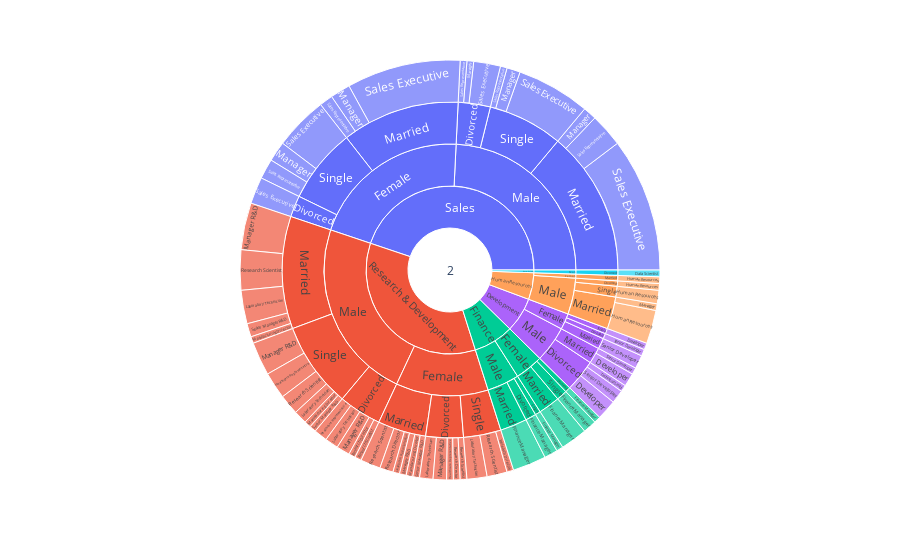

This figure's notebook cell:
### Code cell
# Based on Marital status

fig = px.sunburst(df, path=['PerformanceRating','EmpDepartment','Gender','MaritalStatus','EmpJobRole'] ) 
fig.show()

### Figure 1 — Plotly figure (JSON) as saved in the notebook; plotly's stock layout.template omitted (floating-point values rounded to 4 significant figures)
{"data": [{"branchvalues": "total", "domain": {"x": [0, 1], "y": [0, 1]}, "hovertemplate": "labels=%{label}<br>count=%{value}<br>parent=%{parent}<br>id=%{id}<extra></extra>", "ids": ["2/Data Science/Male/Divorced/Data Scientist", "2/Development/Male/Divorced/Developer", "2/Development/Male/Married/Developer", "2/Development/Female/Single/Developer", "2/Finance/Female/Divorced/Finance Manager", "2/Finance/Male/Divorced/Finance Manager", "2/Finance/Female/Married/Finance Manager", "2/Finance/Male/Married/Finance Manager", "2/Finance/Female/Single/Finance Manager", "2/Finance/Male/Single/Finance Manager", "2/Research & Development/Female/Divorced/Healthcare Representative", "2/Research & Development/Male/Divorced/Healthcare Representative", "2/Research & Development/Female/Married/Healthcare Representative", "2/Research & Development/Male/Single/Healthcare Representative", "2/Human Resources/Male/Divorced/Human Resources", "2/Human Resources/Female/Married/Human Resources", "2/Human Resources/Male/Married/Human Resources", "2/Human Resources/Male/Single/Human Resources", "2/Research & Development/Female/Divorced/Laboratory Technician", "2/Research & Development/Male/Divorced/Laboratory Technician", "2/Research & Development/Male/Married/Laboratory Technician", "2/Research & Development/Female/Single/Laboratory Technician", "2/Research & Development/Male/Single/Laboratory Technician", "2/Sales/Male/Divorced/Manager", "2/Sales/Female/Married/Manager", "2/Human Resources/Male/Married/Manager", "2/Sales/Male/Married/Manager", "2/Sales/Female/Single/Manager", "2/Sales/Male/Single/Manager", "2/Research & Development/Female/Divorced/Manager R&D", "2/Research & Development/Male/Divorced/Manager R&D", "2/Research & Development/Female/Married/Manager R&D", "2/Research & Development/Male/Married/Manager R&D", "2/Research & Development/Male/Single/Manager R&D", "2/Research & Development/Female/Married/Manufacturing Director", "2/Research & Development/Male/Married/Manufacturing Director", "2/Research & Development/Male/Single/Manufacturing Director", "2/Research & Development/Female/Divorced/Research Director", "2/Research & Development/Male/Divorced/Research Director", "2/Research & Development/Female/Married/Research Director", "2/Research & Development/Female/Single/Research Director", "2/Research & Development/Female/Divorced/Research Scientist", "2/Research & Development/Male/Divorced/Research Scientist", "2/Research & Development/Female/Married/Research Scientist", "2/Research & Development/Male/Married/Research Scientist", "2/Research & Development/Female/Single/Research Scientist", "2/Research & Development/Male/Single/Research Scientist", "2/Sales/Female/Divorced/Sales Executive", "2/Sales/Male/Divorced/Sales Executive", "2/Sales/Female/Married/Sales Executive", "2/Sales/Male/Married/Sales Executive", "2/Sales/Female/Single/Sales Executive", "2/Sales/Male/Single/Sales Executive", "2/Sales/Male/Divorced/Sales Representative", "2/Sales/Female/Married/Sales Representative", "2/Sales/Male/Married/Sales Representative", "2/Sales/Female/Single/Sales Representative", "2/Sales/Male/Single/Sales Representative", "2/Development/Female/Divorced/Senior Developer", "2/Development/Male/Divorced/Senior Developer", "2/Development/Female/Married/Senior Developer", "2/Development/Male/Married/Senior Developer", "2/Research & Development/Female/Married/Senior Manager R&D", "2/Research & Development/Male/Married/Senior Manager R&D", "2/Research & Development/Male/Single/Senior Manager R&D", "2/Development/Male/Divorced/Technical Lead", "2/Development/Female/Divorced", "2/Finance/Female/Divorced", "2/Research & Development/Female/Divorced", "2/Sales/Female/Divorced", "2/Data Science/Male/Divorced", "2/Development/Male/Divorced", "2/Finance/Male/Divorced", "2/Human Resources/Male/Divorced", "2/Research & Development/Male/Divorced", "2/Sales/Male/Divorced", "2/Development/Female/Married", "2/Finance/Female/Married", "2/Human Resources/Female/Married", "2/Research & Development/Female/Married", "2/Sales/Female/Married", "2/Development/Male/Married", "2/Finance/Male/Married", "2/Human Resources/Male/Married", "2/Research & Development/Male/Married", "2/Sales/Male/Married", "2/Development/Female/Single", "2/Finance/Female/Single", "2/Research & Development/Female/Single", "2/Sales/Female/Single", "2/Finance/Male/Single", "2/Human Resources/Male/Single", "2/Research & Development/Male/Single", "2/Sales/Male/Single", "2/Development/Female", "2/Finance/Female", "2/Human Resources/Female", "2/Research & Development/Female", "2/Sales/Female", "2/Data Science/Male", "2/Development/Male", "2/Finance/Male", "2/Human Resources/Male", "2/Research & Development/Male", "2/Sales/Male", "2/Data Science", "2/Development", "2/Finance", "2/Human Resources", "2/Research & Development", "2/Sales", "2"], "labels": ["Data Scientist", "Developer", "Developer", "Developer", "Finance Manager", "Finance Manager", "Finance Manager", "Finance Manager", "Finance Manager", "Finance Manager", "Healthcare Representative", "Healthcare Representative", "Healthcare Representative", "Healthcare Representative", "Human Resources", "Human Resources", "Human Resources", "Human Resources", "Laboratory Technician", "Laboratory Technician", "Laboratory Technician", "Laboratory Technician", "Laboratory Technician", "Manager", "Manager", "Manager", "Manager", "Manager", "Manager", "Manager R&D", "Manager R&D", "Manager R&D", "Manager R&D", "Manager R&D", "Manufacturing Director", "Manufacturing Director", "Manufacturing Director", "Research Director", "Research Director", "Research Director", "Research Director", "Research Scientist", "Research Scientist", "Research Scientist", "Research Scientist", "Research Scientist", "Research Scientist", "Sales Executive", "Sales Executive", "Sales Executive", "Sales Executive", "Sales Executive", "Sales Executive", "Sales Representative", "Sales Representative", "Sales Representative", "Sales Representative", "Sales Representative", "Senior Developer", "Senior Developer", "Senior Developer", "Senior Developer", "Senior Manager R&D", "Senior Manager R&D", "Senior Manager R&D", "Technical Lead", "Divorced", "Divorced", "Divorced", "Divorced", "Divorced", "Divorced", "Divorced", "Divorced", "Divorced", "Divorced", "Married", "Married", "Married", "Married", "Married", "Married", "Married", "Married", "Married", "Married", "Single", "Single", "Single", "Single", "Single", "Single", "Single", "Single", "Female", "Female", "Female", "Female", "Female", "Male", "Male", "Male", "Male", "Male", "Male", "Data Science", "Development", "Finance", "Human Resources", "Research & Development", "Sales", "2"], "name": "", "parents": ["2/Data Science/Male/Divorced", "2/Development/Male/Divorced", "2/Development/Male/Married", "2/Development/Female/Single", "2/Finance/Female/Divorced", "2/Finance/Male/Divorced", "2/Finance/Female/Married", "2/Finance/Male/Married", "2/Finance/Female/Single", "2/Finance/Male/Single", "2/Research & Development/Female/Divorced", "2/Research & Development/Male/Divorced", "2/Research & Development/Female/Married", "2/Research & Development/Male/Single", "2/Human Resources/Male/Divorced", "2/Human Resources/Female/Married", "2/Human Resources/Male/Married", "2/Human Resources/Male/Single", "2/Research & Development/Female/Divorced", "2/Research & Development/Male/Divorced", "2/Research & Development/Male/Married", "2/Research & Development/Female/Single", "2/Research & Development/Male/Single", "2/Sales/Male/Divorced", "2/Sales/Female/Married", "2/Human Resources/Male/Married", "2/Sales/Male/Married", "2/Sales/Female/Single", "2/Sales/Male/Single", "2/Research & Development/Female/Divorced", "2/Research & Development/Male/Divorced", "2/Research & Development/Female/Married", "2/Research & Development/Male/Married", "2/Research & Development/Male/Single", "2/Research & Development/Female/Married", "2/Research & Development/Male/Married", "2/Research & Development/Male/Single", "2/Research & Development/Female/Divorced", "2/Research & Development/Male/Divorced", "2/Research & Development/Female/Married", "2/Research & Development/Female/Single", "2/Research & Development/Female/Divorced", "2/Research & Development/Male/Divorced", "2/Research & Development/Female/Married", "2/Research & Development/Male/Married", "2/Research & Development/Female/Single", "2/Research & Development/Male/Single", "2/Sales/Female/Divorced", "2/Sales/Male/Divorced", "2/Sales/Female/Married", "2/Sales/Male/Married", "2/Sales/Female/Single", "2/Sales/Male/Single", "2/Sales/Male/Divorced", "2/Sales/Female/Married", "2/Sales/Male/Married", "2/Sales/Female/Single", "2/Sales/Male/Single", "2/Development/Female/Divorced", "2/Development/Male/Divorced", "2/Development/Female/Married", "2/Development/Male/Married", "2/Research & Development/Female/Married", "2/Research & Development/Male/Married", "2/Research & Development/Male/Single", "2/Development/Male/Divorced", "2/Development/Female", "2/Finance/Female", "2/Research & Development/Female", "2/Sales/Female", "2/Data Science/Male", "2/Development/Male", "2/Finance/Male", "2/Human Resources/Male", "2/Research & Development/Male", "2/Sales/Male", "2/Development/Female", "2/Finance/Female", "2/Human Resources/Female", "2/Research & Development/Female", "2/Sales/Female", "2/Development/Male", "2/Finance/Male", "2/Human Resources/Male", "2/Research & Development/Male", "2/Sales/Male", "2/Development/Female", "2/Finance/Female", "2/Research & Development/Female", "2/Sales/Female", "2/Finance/Male", "2/Human Resources/Male", "2/Research & Development/Male", "2/Sales/Male", "2/Development", "2/Finance", "2/Human Resources", "2/Research & Development", "2/Sales", "2/Data Science", "2/Development", "2/Finance", "2/Human Resources", "2/Research & Development", "2/Sales", "2", "2", "2", "2", "2", "2", ""], "type": "sunburst", "values": [1, 3, 2, 1, 1, 2, 4, 5, 2, 1, 1, 2, 1, 4, 1, 1, 5, 2, 2, 2, 5, 3, 2, 1, 3, 1, 2, 3, 2, 2, 2, 1, 7, 5, 1, 1, 1, 1, 1, 2, 1, 1, 1, 3, 6, 3, 3, 4, 4, 17, 20, 8, 11, 1, 2, 5, 3, 1, 1, 2, 2, 1, 1, 2, 1, 1, 1, 1, 7, 4, 1, 6, 2, 1, 8, 6, 2, 4, 1, 9, 22, 3, 5, 6, 21, 27, 1, 2, 7, 14, 1, 2, 16, 14, 4, 7, 1, 23, 40, 1, 9, 8, 9, 45, 47, 1, 13, 15, 10, 68, 87, 194]}], "layout": {"legend": {"tracegroupgap": 0}, "margin": {"t": 60}}}
